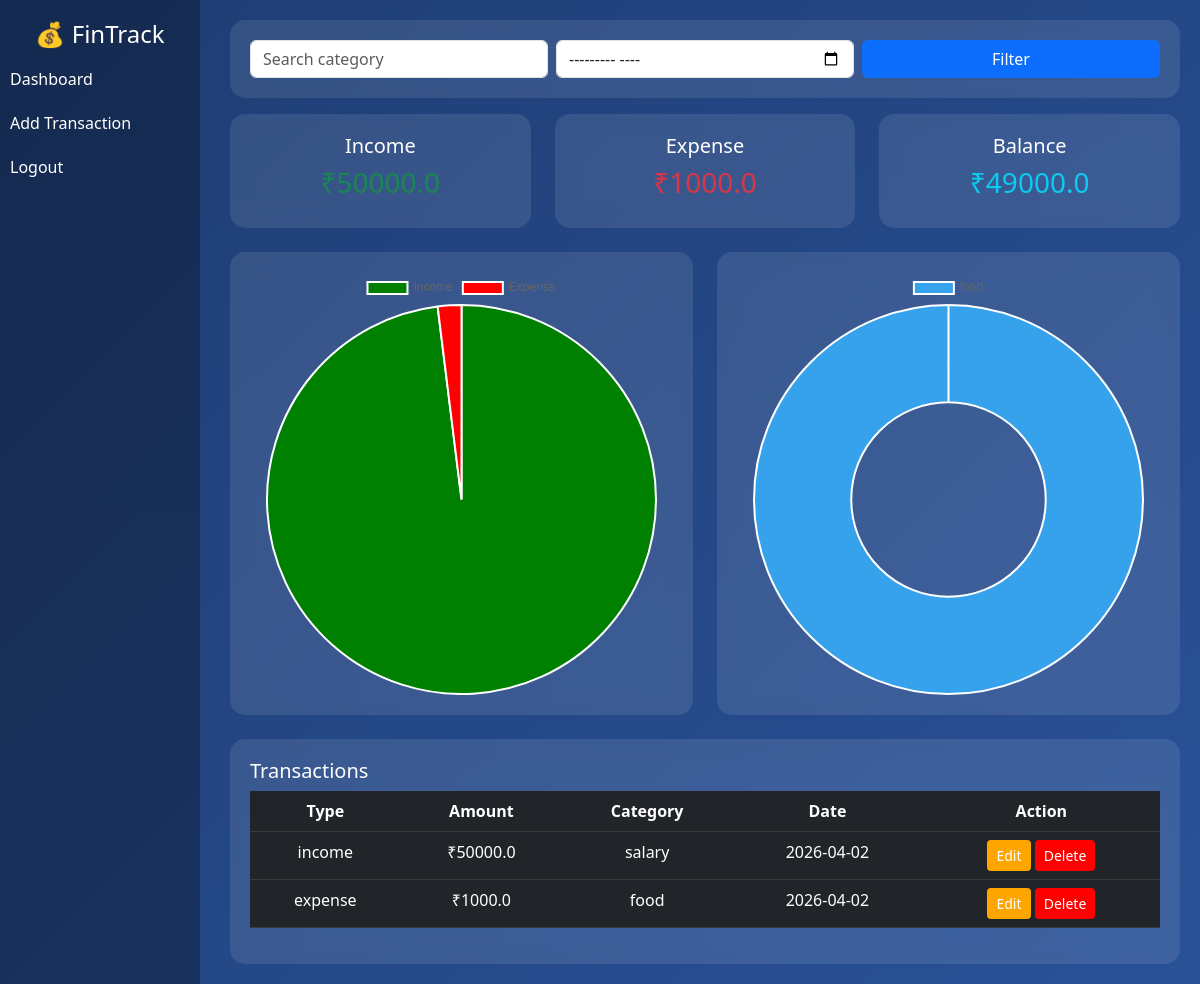
The page / (signed in) on the database its author committed.
### tables this page shows
CREATE TABLE transactions (
        id INTEGER PRIMARY KEY AUTOINCREMENT,
        user_id INTEGER,
        type TEXT,
        amount REAL,
        category TEXT,
        date TEXT
    );

### app.py (the view)
@app.route('/')
def index():
    if 'user_id' not in session:
        return redirect('/login')
    conn = sqlite3.connect("database.db")
    c = conn.cursor()
    search = request.args.get("search")
    month = request.args.get("month")
    query = "SELECT * FROM transactions WHERE user_id=?"
    params = [session['user_id']]
    if search:
        query += " AND category LIKE ?"
        params.append(f"%{search}%")
    if month:
        query += " AND date LIKE ?"
        params.append(f"{month}%")
    c.execute(query, params)
    data = c.fetchall()
    income = sum(i[3] for i in data if i[2] == "income")
    expense = sum(i[3] for i in data if i[2] == "expense")
    balance = income - expense
    from collections import defaultdict
    category_data = defaultdict(float)
    for row in data:
        if row[2] == "expense":
            category_data[row[4]] += row[3]
    suggestions = []
    if expense > income:
        suggestions.append("⚠️ Expenses exceed income")
    if expense > 0.8 * income:
        suggestions.append("⚠️ Spending too high (>80%)")
    if category_data:
        max_cat = max(category_data, key=category_data.get)
        suggestions.append(f"💡 Highest spending: {max_cat}")
    if balance > 0:
        suggestions.append("✅ Good savings!")
    conn.close()
    return render_template("index.html",
                           data=data,
                           income=income,
                           expense=expense,
                           balance=balance,
                           categories=list(category_data.keys()),
                           amounts=list(category_data.values()),
                           suggestions=suggestions)

### templates/index.html (shortened to what this page needs)
<!DOCTYPE html>
<html>
<head>
<link href="https://cdn.jsdelivr.net/npm/bootstrap@5.3.0/dist/css/bootstrap.min.css" rel="stylesheet">
</head>
<body>
<div class="sidebar">
    <h4 class="text-center">💰 FinTrack</h4>
    <a href="/">Dashboard</a>
    <a href="/add">Add Transaction</a>
    <a href="/logout">Logout</a>
</div>
<div class="content">
<div class="glass mb-3">
    <form method="GET" class="row g-2">
        <div class="col-md-4">
            <input type="text" name="search" class="form-control" placeholder="Search category">
        </div>
        <div class="col-md-4">
            <input type="month" name="month" class="form-control">
        </div>
        <div class="col-md-4">
            <button class="btn btn-primary w-100">Filter</button>
        </div>
    </form>
</div>
<div class="row text-center">
    <div class="col-md-4">
        <div class="glass">
            <h5>Income</h5>
            <h3 class="text-success">₹{{ income }}</h3>
        </div>
    </div>
    <div class="col-md-4">
        <div class="glass">
            <h5>Expense</h5>
            <h3 class="text-danger">₹{{ expense }}</h3>
        </div>
    </div>
    <div class="col-md-4">
        <div class="glass">
            <h5>Balance</h5>
            <h3 class="text-info">₹{{ balance }}</h3>
        </div>
    </div>
</div>
<div class="row mt-4">
    <div class="col-md-6">
        <div class="glass">
            <canvas id="pieChart"></canvas>
        </div>
    </div>
    <div class="col-md-6">
        <div class="glass">
            <canvas id="categoryChart"></canvas>
        </div>
    </div>
</div>
<div class="glass mt-4">
    <h5>Transactions</h5>
    <table class="table table-dark text-center">
        <thead>
            <tr>
                <th>Type</th>
                <th>Amount</th>
                <th>Category</th>
                <th>Date</th>
                <th>Action</th>
            </tr>
        </thead>
        <tbody>
            {% for row in data %}
            <tr>
                <td>{{ row[2] }}</td>
                <td>₹{{ row[3] }}</td>
                <td>{{ row[4] }}</td>
                <td>{{ row[5] }}</td>
                <td>
                    <a href="/edit/{{ row[0] }}" class="btn btn-edit btn-sm">Edit</a>
                    <a href="/delete/{{ row[0] }}" class="btn btn-delete btn-sm">Delete</a>
                </td>
            </tr>
            {% endfor %}
        </tbody>
    </table>
</div>
</div>
<script>
new Chart(document.getElementById("pieChart"), {
    type: "pie",
    data: {
        labels: ["Income","Expense"],
        datasets: [{
            data: [{{ income }}, {{ expense }}],
            backgroundColor: ["green","red"]
        }]
    }
});
new Chart(document.getElementById("categoryChart"), {
    type: "doughnut",
    data: {
        labels: {{ categories|tojson }},
        datasets: [{
            data: {{ amounts|tojson }}
        }]
    }
});
</script>
</body>
</html>

### templates/index.html (style rules this page uses)
body { background: linear-gradient(135deg,#1e3c72,#2a5298); color: white; }
.sidebar { position: fixed; height: 100%; width: 200px; background: rgba(0,0,0,0.3); padding-top: 20px; }
.sidebar a { display: block; color: white; padding: 10px; text-decoration: none; }
.content { margin-left: 210px; padding: 20px; }
.glass { background: rgba(255,255,255,0.1); border-radius: 15px; padding: 20px; backdrop-filter: blur(10px); }
.btn-delete { background: red; color: white; }
.btn-edit { background: orange; color: white; }

### rows shown on the page
transactions: type "income", amount "50000.0", category "salary", date "2026-04-02"
transactions: type "expense", amount "1000.0", category "food", date "2026-04-02"

### other values the page prints
{{ expense }} "1000.0"
{{ balance }} "49000.0"
chart data {{ income }} 50000.0
chart data {{ expense }} 1000.0
chart data {{ categories|tojson }} ["food"]
